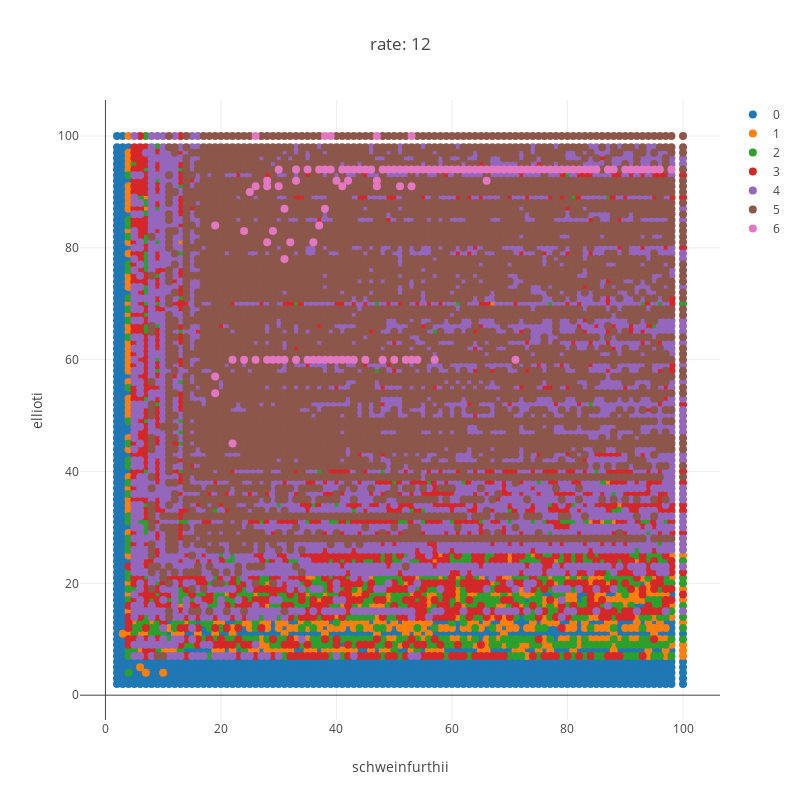

Write notebook code for a chart like this one.
### Code cell
#### ii. together
border_pval= .99
fig_borders= []

bi_select= list(rate_stats.keys())

props= []


for bi in bi_select:
    rate_num= [func_select(rate_stats[bi][rate]['pval']) for rate in rate_range]
    rate_sum= [int(x > border_pval) for x in rate_num]
    rate_sum= sum(rate_sum)
    
    props.append((*bi,rate_sum))

props= np.array(props)

props_dict= {
    z: [x for x in range(props.shape[0]) if props[x,2] == z] for z in list(set(props[:,2]))
}
props_dict= {
    z: props[g,:] for z,g in props_dict.items()
}

fig= [go.Scatter(
    x= props_dict[z][:,0],
    y= props_dict[z][:,1],
    mode= 'markers',
    name= str(z),
    marker= dict(
        size= 8
    )
) for z in list(props_dict.keys())]

fig_borders.extend(fig)

layout= go.Layout(
    title= 'rate: {}'.format(rate),
    xaxis= dict(
        title= comb_select[0]
    ),
    yaxis= dict(
        title= comb_select[1]
    ),
    height= 800,
    width= 800
)

Figure= go.Figure(data= fig_borders,layout= layout)
iplot(Figure)

### Figure 1 — Plotly figure (JSON) as saved in the notebook; plotly's stock layout.template omitted (floating-point values rounded to 4 significant figures; data arrays with more than 128 entries replaced by an {"elided": "..."} marker saying what was removed)
{"data": [{"marker": {"size": 8}, "mode": "markers", "name": "0", "type": "scatter", "uid": "4effeb0c-a3e6-4392-8bcd-b128362b8d3e", "x": {"elided": "876 int values"}, "y": {"elided": "876 int values"}}, {"marker": {"size": 8}, "mode": "markers", "name": "1", "type": "scatter", "uid": "be801f80-3bbc-4751-aa17-718cccdb8aa7", "x": {"elided": "358 int values"}, "y": {"elided": "358 int values"}}, {"marker": {"size": 8}, "mode": "markers", "name": "2", "type": "scatter", "uid": "2c356783-9197-42dd-a199-58b0118970ab", "x": {"elided": "570 int values"}, "y": {"elided": "570 int values"}}, {"marker": {"size": 8}, "mode": "markers", "name": "3", "type": "scatter", "uid": "b8dfe1d3-f2c8-4dc0-aa66-ace26c5f9107", "x": {"elided": "1088 int values"}, "y": {"elided": "1088 int values"}}, {"marker": {"size": 8}, "mode": "markers", "name": "4", "type": "scatter", "uid": "3ca09bf3-9d17-48ea-a3aa-8e82353c194d", "x": {"elided": "2372 int values"}, "y": {"elided": "2372 int values"}}, {"marker": {"size": 8}, "mode": "markers", "name": "5", "type": "scatter", "uid": "6cab380f-d787-4e75-9866-3880396b6f72", "x": {"elided": "4223 int values"}, "y": {"elided": "4223 int values"}}, {"marker": {"size": 8}, "mode": "markers", "name": "6", "type": "scatter", "uid": "e5c0cae4-c96a-46b6-a210-4b58384bfe4c", "x": [19, 19, 19, 22, 22, 24, 24, 25, 26, 26, 26, 28, 28, 28, 28, 29, 29, 30, 30, 30, 31, 31, 31, 32, 33, 33, 33, 35, 35, 36, 36, 37, 37, 37, 38, 38, 38, 38, 39, 39, 39, 40, 40, 41, 41, 41, 42, 42, 42, 43, 43, 44, 45, 45, 46, 47, 47, 47, 48, 48, 49, 50, 50, 51, 51, 52, 52, 53, 53, 53, 53, 54, 54, 55, 56, 57, 57, 58, 59, 60, 61, 62, 63, 64, 65, 66, 66, 67, 68, 69, 70, 71, 71, 72, 73, 74, 75, 76, 77, 78, 79, 80, 81, 82, 83, 84, 85, 87, 88, 90, 91, 92, 93, 94, 95, 96, 98], "y": [54, 57, 84, 45, 60, 60, 83, 90, 60, 91, 100, 60, 81, 91, 92, 60, 83, 60, 91, 94, 60, 78, 87, 81, 60, 92, 94, 60, 94, 60, 81, 60, 84, 94, 60, 87, 94, 100, 60, 94, 100, 60, 92, 60, 91, 94, 60, 92, 94, 60, 94, 94, 60, 94, 94, 91, 92, 100, 60, 94, 94, 60, 94, 91, 94, 60, 94, 60, 91, 94, 100, 60, 94, 94, 94, 60, 94, 94, 94, 94, 94, 94, 94, 94, 94, 92, 94, 94, 94, 94, 94, 60, 94, 94, 94, 94, 94, 94, 94, 94, 94, 94, 94, 94, 94, 94, 94, 94, 94, 94, 94, 94, 94, 94, 94, 94, 94]}], "layout": {"height": 800, "title": {"text": "rate: 12"}, "width": 800, "xaxis": {"title": {"text": "schweinfurthii"}}, "yaxis": {"title": {"text": "ellioti"}}}}
